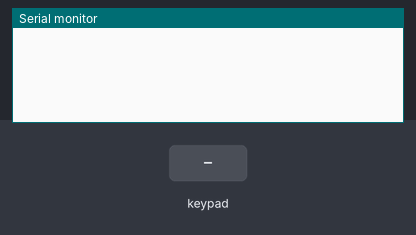
A sketch run on a simulated Arduino Uno, built with avr-gcc and run on an emulated ATmega328P. Parts: the last lines printed to the serial monitor. The test bench sets the inputs (shaded band).

Above: at 1.2 s.
1.3 s: key '1' pressed
At 2.5 s:
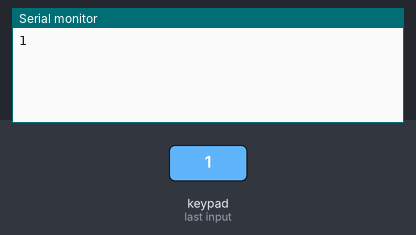
2.8 s: keypad keys 6 7 8 9 # pressed 0.4 s apart
At 5.0 s:
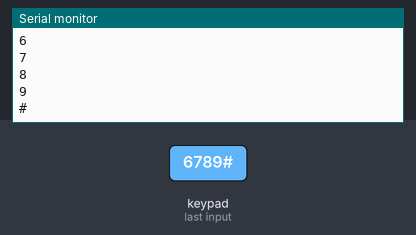
6.3 s: key 'A' pressed
At 6.7 s:
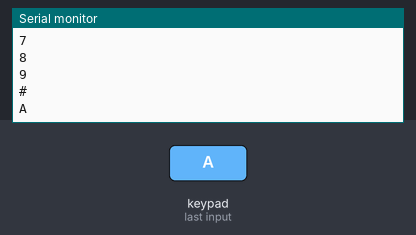
7.8 s: keypad keys 6 7 8 9 * pressed 0.4 s apart
At 10.2 s:
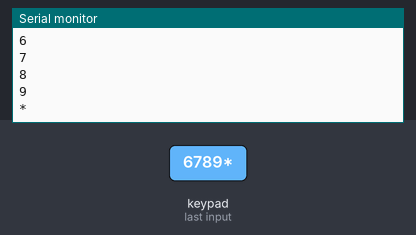
11.3 s: key 'B' pressed
At 12.5 s:
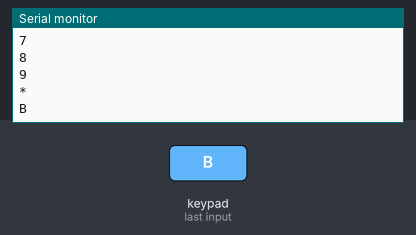
12.8 s: keypad keys 6 7 8 9 D pressed 0.4 s apart
At 15.3 s:
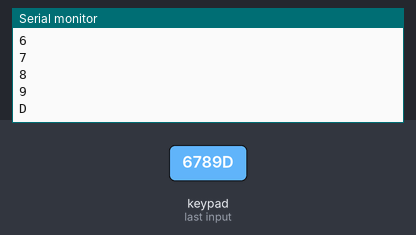
Timing chart, 0 to 16.8 s (numbered marks = the images above; inputs shaded):
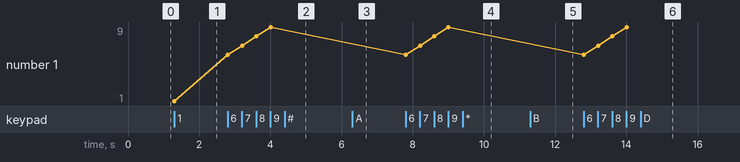

Measured:
- after the input at 1.3 s, the serial monitor: prints a new line at once (image 1)
- after the input at 2.8 s, the serial monitor: prints a new line at once (image 2)
- after the input at 6.3 s, the serial monitor: prints a new line at once (image 3)
- after the input at 7.8 s, the serial monitor: prints a new line at once (image 4)
- after the input at 11.3 s, the serial monitor: prints a new line at once (image 5)
- after the input at 12.8 s, the serial monitor: prints a new line at once (image 6)
- plotted number 1: 1 → 9 after the input at 2.8 s

The sketch:

Keypad.ino
```cpp
#include <Keypad.h>

// Constants for row and column sizes
const byte ROWS = 4;
const byte COLS = 4;

// Array to represent keys on the keypad
char hexaKeys[ROWS][COLS] = {
  {'1', '2', '3', 'A'},
  {'4', '5', '6', 'B'},
  {'7', '8', '9', 'C'},
  {'*', '0', '#', 'D'}
};

// Connections to Arduino (update pin numbers)
byte rowPins[ROWS] = {6, 7, 8, 9};   // Rows connected to pins 6, 7, 8, 9
byte colPins[COLS] = {10, 11, 12, 13}; // Columns connected to pins 10, 11, 12, 13

// Create keypad object
Keypad customKeypad = Keypad(makeKeymap(hexaKeys), rowPins, colPins, ROWS, COLS);

void setup() {
  // Setup serial monitor
  Serial.begin(19200);
}

void loop() {
  // Get key value if pressed
  char customKey = customKeypad.getKey();

  if (customKey) {
    // Print key value to serial monitor
    Serial.println(customKey);
  }
}
```
